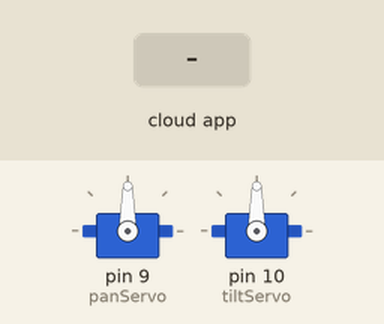
This sketch was run on a simulated Arduino Uno, built with avr-gcc and run on an emulated ATmega328P. On the bench: 2 × servo. The test bench sets the inputs (shaded band). The ROS host is connected and sends only what is stated.

Above: at 1.2 s.
1.3 s: the phone or cloud app sets command to -100
At 2.1 s:
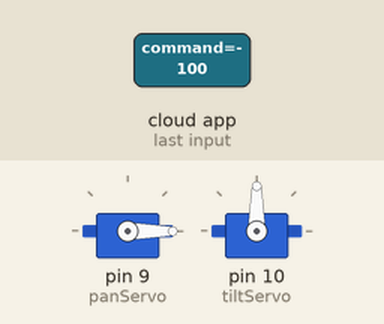
2.8 s: the phone or cloud app sets command to 100
At 3.3 s:
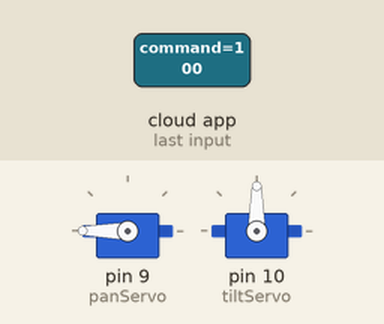
4.3 s: the phone or cloud app sets command to 0
At 5.3 s:
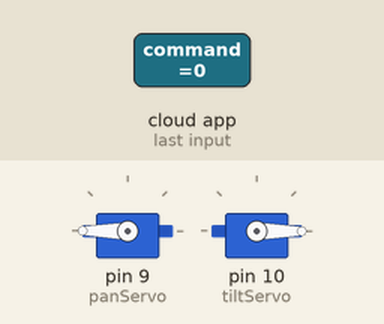
5.8 s: the phone or cloud app sets command to -100
At 6.5 s:
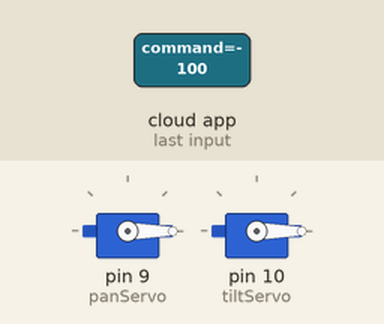
Timing chart, 0 to 8.3 s (numbered marks = the images above; inputs shaded):
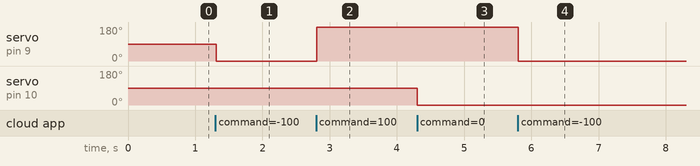

Measured:
- after the input at 1.3 s, servo on pin 9 (panServo): 90° → 0° at once
- after the input at 2.8 s, servo on pin 9 (panServo): 0° → 180° at once
- after the input at 4.3 s, servo on pin 10 (tiltServo): 90° → 0° at once
- after the input at 5.8 s, servo on pin 9 (panServo): 180° → 0° at once

The sketch:

pan_tilt_arduino.ino
```cpp
#include <Servo.h>
#include <ros.h>
#include <std_msgs/Float64.h>

Servo panServo;
Servo tiltServo;

ros::NodeHandle nh;

void pan_cb(const std_msgs::Float64 &msg) {
  int angle = constrain((int)(msg.data * 180.0 / 3.1415), 0, 180);
  panServo.write(angle);
}

void tilt_cb(const std_msgs::Float64 &msg) {
  int angle = constrain((int)(msg.data * 180.0 / 3.1415), 0, 180);
  tiltServo.write(angle);
}

ros::Subscriber<std_msgs::Float64> sub_pan("/pan_controller/command", pan_cb);
ros::Subscriber<std_msgs::Float64> sub_tilt("/tilt_controller/command", tilt_cb);

void setup() {
  nh.initNode();
  nh.subscribe(sub_pan);
  nh.subscribe(sub_tilt);

  panServo.attach(9);
  tiltServo.attach(10);
}

void loop() {
  nh.spinOnce();
  delay(10);
}
```
